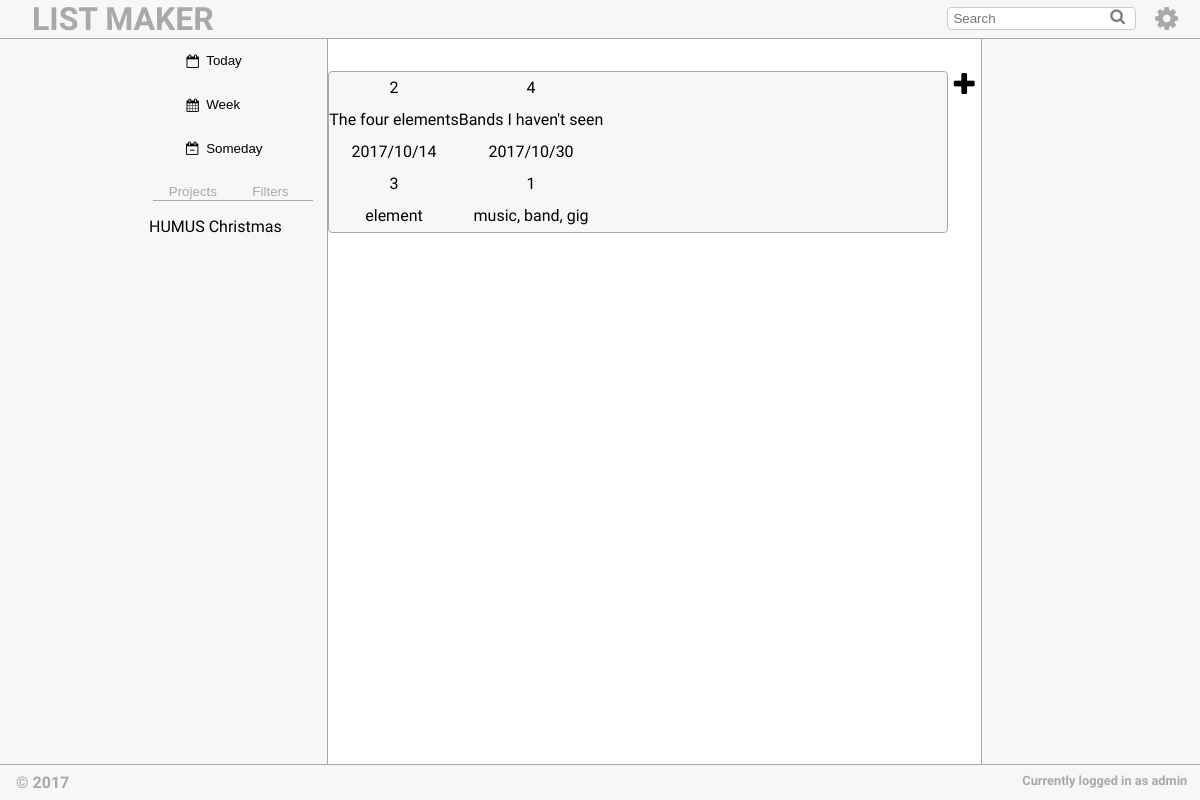
/main-page.php (signed in), run on the app's committed database.
### tables this page shows
CREATE TABLE List (
	id_list INTEGER PRIMARY KEY,
	username VARCHAR NOT NULL REFERENCES User(username),
	title TEXT NOT NULL,
	creation_date DATE NOT NULL,
	priority INTEGER,
	tags VARCHAR NOT NULL REFERENCES Tag(tags)
);

### main-page.php (the view, shortened to what this page needs)
<!DOCTYPE html>
<html>
    <head>
        <link rel="stylesheet" href="https://cdnjs.cloudflare.com/ajax/libs/font-awesome/4.7.0/css/font-awesome.min.css">
        <link href="css/style.css" rel="stylesheet">
        <?php
        include_once('includes/session.php');
        ?>
    </head>
    <body class="main">
        <header id="mainHeader">
            <span id="title">
                <a href="main-page.php"><h1>LIST MAKER</h1></a>
            </span>
            <span id="headerMenu">
                <button type="button" id="dropdown"><i class="fa fa-cog fa-2x" aria-hidden="true"></i></button>
            </span>
            <span id="searchBox">
                <input id="filter" type="text" placeholder="Search" />
            </span>
        </header>
        <aside class="categories">
            <div id="sortByDate">
                <button>
                <i class="fa fa-calendar-o fa-fw" id="dateIcon" aria-hidden="true"></i>
                <p>Today</p>
                </button>
                <button>
                <i class="fa fa-calendar fa-fw" id="dateIcon" aria-hidden="true"></i>
                <p>Week</p>
                </button>
                <button>
                <i class="fa fa-calendar-minus-o fa-fw" id="dateIcon" aria-hidden="true"></i>
                <p>Someday</p>
                </button>
            </div>
            <div id="sortByFilter">
                <button class="tab_link" onclick="switch_filter_tab(event, 'project_tab_content')"><p>Projects</p></button>
                <button class="tab_link" onclick="switch_filter_tab(event, 'filter_tab_content')"><p>Filters</p></button>
            </div>
            <div id="project_tab_content" class="tab_content">
                <p><?php
                    include_once("databases/getter-db.php");
                    get_projects($_SESSION['username']);
                ?></p>
            </div>
                <p><?php
                    include_once("databases/getter-db.php");
                ?></p>
        </aside>
        <div class="content">
            <button id="todo_add_button" type="submit"><i class="fa fa-plus fa-2x" aria-hidden="true"></i></button>
        <div class="savedLists">
            <?php
            global $dbh;
            $stmt = $dbh->prepare("SELECT * FROM List WHERE username = ?");
            $stmt->execute(array($_SESSION['username']));
            while($row = $stmt->fetch()) {
            echo "<div>";
                echo "<span>";
                    echo $row['id_list'];
                echo "</span>";
                echo "<span>";
                    echo $row['title'];
                echo "</span>";
                echo "<span>";
                    echo $row['creation_date'];
                echo "</span>";
                echo "<span>";
                    echo $row['priority'];
                echo "</span>";
                echo "<span>";
                    echo $row['tags'];
                echo "</span>";
            echo "</div>";
            }?>
        </div>
    </div>
    <footer>
        © 2017
        <span>Currently logged in as <?php echo $_SESSION['username'] ?></span>
    </footer>
</body>
</html>

### databases/getter-db.php (shortened to what this page needs)
<?php
function get_projects($username) {
	global $dbh;
	$stmt = $dbh->prepare("SELECT title FROM Project WHERE username = ?");
	$stmt->execute(array($username));
	$array_info = $stmt->fetch();
	echo implode(',', $array_info);
}
?>

### css/style.css (style rules this page uses)
html { height: 100%; width: 100%; vertical-align: middle; background-color: white; }
.main { height:100%; margin: 0 auto; display: grid; font-family: 'Oxygen', sans-serif; background-color: #f7f7f7; grid-template-rows: auto 1fr auto; grid-template-columns: 0.5fr 1fr 3fr 1fr; grid-template-areas: "header header header header" ". categories main ." "footer footer footer footer"; }
body > header { background-color: #f7f7f7; border-bottom: 1px solid #A9A9A9; grid-area: header; display: inline-block; }
body > header > span { display: inline-block; }
body > header h1 { padding-left: 1em; text-decoration: none; display: inline-block; vertical-align: middle; font-family: 'Unica One', cursive; margin: 0px; color: #A9A9A9; }
body > header #headerMenu { float: right; padding-right: 1em; padding-top: 0.3em; }
body > header #headerMenu button { border: none; background-color: #f7f7f7; }
body > header #headerMenu button i { color: #A9A9A9; }
body > header #searchBox { float:right; padding-right: 0.55em; }
body > header #searchBox #filter { padding: 3px 5px; margin-top: 0.5em; display: inline-block; border: 1px solid #ccc; border-radius: 4px; box-sizing: border-box; }
.main .content { grid-area: main; padding-top: 2em; padding-bottom: 3em; text-align: center; line-height: 2em; border-left: solid 1px #A9A9A9; border-right: solid 1px #A9A9A9; background-color: white; }
.content span { display: block; }
.content #todo_add_button { width: auto; border: none; background-color: white; float: right; }
.content .savedLists { display: flex; background-color: #f7f7f7; border: 1px solid #a9a9a9; border-radius: 4px; }
.categories { grid-area: categories; padding-left: 2.5em; background-color: #f7f7f7; }
.categories button { border: none; background-color: #f7f7f7; }
.categories #sortByDate button { display: flex; width: 100%; padding-left: 3em; }
.categories #sortByDate button i { position: relative; top: 15px; right: 5px; }
.categories #sortByFilter { display: inline-block; }
.categories #sortByDate button { text-align: left; }
.categories #sortByFilter { display: flex; height: auto; flex-direction: row; align-items: stretch; justify-content: center; }
.categories #sortByFilter button { border-bottom: 1px solid #A9A9A9; color: #A9A9A9; width: 80px; }
.categories #sortByFilter button p { margin-bottom: 0em; }
.categories #sortByFilter button:last-child { padding-right: 0.8em; margin-right: 0.8em; }
#headerMenu { position: relative; display: inline-block; }
footer { background-color: #f7f7f7; border-top: 1px solid #A9A9A9; grid-area: footer; color: #A9A9A9; font-weight: bolder; padding-left: 1em; padding-bottom: 0.5em; padding-top: 0.5em; }
footer span { float: right; font-size: 0.8em; padding-right: 1em; }

### data on the page
list: id_list "2", title "The four elements", creation_date "2017/10/14", priority "3", tags "element"
list: id_list "4", title "Bands I haven't seen", creation_date "2017/10/30", priority "1", tags "music, band, gig"

### other printed values
implode(',', $array_info) "HUMUS Christmas"
$_SESSION['username'] "admin"
